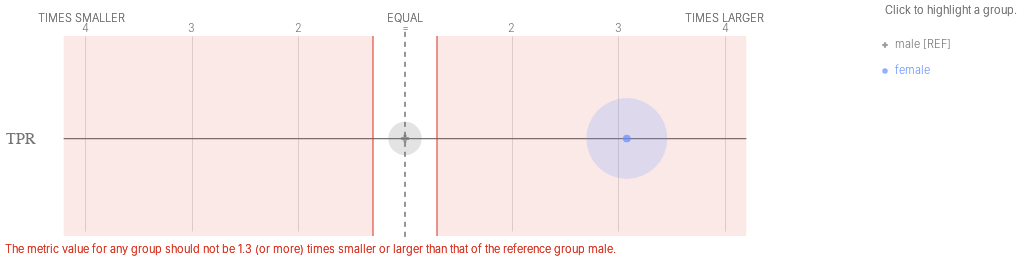

The notebook cell saved with this chart:
### Code cell
ap.disparities(bdf, metrics, 'teacher_sex', fairness_threshold = 1.3)

### Figure 1 — Vega-Lite specification as saved in the notebook (floating-point values rounded to 4 significant figures)
{"config": {"view": {"continuousWidth": 400, "continuousHeight": 300, "strokeWidth": 0}, "axisLeft": {"labelColor": "rgb(117,117,117)", "labelFont": "Helvetica", "labelFontSize": 16}}, "layer": [{"data": {"name": "data-a80bbe78875d74850191493116348974"}, "mark": {"type": "rule", "stroke": "rgb(117,117,117)", "strokeWidth": 1.25, "tooltip": ""}, "encoding": {"x": {"type": "quantitative", "field": "x", "scale": {"domain": [-3, 3], "range": [80.0, 720.0]}}, "x2": {"field": "x2"}, "y": {"type": "nominal", "axis": {"domain": false, "labelAngle": 0, "labelPadding": -30, "orient": "left", "ticks": false, "title": ""}, "field": "metric", "scale": {"domain": ["TPR"], "range": [30, 225.0]}}}}, {"data": {"name": "data-79dd248bdaa0ea02c535240e8ad022c8"}, "mark": {"type": "rule", "stroke": "rgb(117,117,117)", "strokeDash": [5, 5], "strokeWidth": 1}, "encoding": {"tooltip": {"value": "male [REF]"}, "x": {"value": 400.0}, "y": {"value": 20.83}, "y2": {"value": 229.2}}}, {"data": {"name": "data-f70f876ef858e7578abafe4eee75fee4"}, "mark": {"type": "text", "align": "center", "color": "rgb(117,117,117)", "font": "Helvetica", "fontSize": 11, "fontWeight": 300, "tooltip": ""}, "encoding": {"text": {"type": "nominal", "field": "label"}, "x": {"type": "quantitative", "field": "value", "scale": {"domain": [-3, 3], "range": [80.0, 720.0]}}, "y": {"value": 17.5}}}, {"layer": [{"mark": {"type": "text", "align": "right", "fill": "rgb(117,117,117)", "font": "Helvetica", "fontSize": 11, "fontWeight": 300, "tooltip": ""}, "encoding": {"text": {"value": "TIMES SMALLER"}, "x": {"value": 120.0}, "y": {"value": 7.5}}}, {"mark": {"type": "text", "align": "left", "fill": "rgb(117,117,117)", "font": "Helvetica", "fontSize": 11, "fontWeight": 300, "tooltip": ""}, "encoding": {"text": {"value": "TIMES LARGER"}, "x": {"value": 680.0}, "y": {"value": 7.5}}}, {"mark": {"type": "text", "align": "center", "fill": "rgb(117,117,117)", "font": "Helvetica", "fontSize": 11, "fontWeight": 300, "tooltip": ""}, "encoding": {"text": {"value": "EQUAL"}, "x": {"value": 400.0}, "y": {"value": 7.5}}}], "data": {"name": "data-79dd248bdaa0ea02c535240e8ad022c8"}}, {"layer": [{"mark": {"type": "rule", "opacity": 0.8, "stroke": "rgb(217, 46, 28)", "strokeWidth": 1.25, "tooltip": ""}, "encoding": {"x": {"type": "quantitative", "field": "min", "scale": {"domain": [-3, 3], "range": [80.0, 720.0]}}, "y": {"value": 25.0}, "y2": {"value": 225.0}}}, {"mark": {"type": "rule", "opacity": 0.8, "stroke": "rgb(217, 46, 28)", "strokeWidth": 1.25, "tooltip": ""}, "encoding": {"x": {"type": "quantitative", "field": "max", "scale": {"domain": [-3, 3], "range": [80.0, 720.0]}}, "y": {"value": 25.0}, "y2": {"value": 225.0}}}, {"layer": [{"mark": {"type": "rect", "fill": "rgb(217, 46, 28)", "opacity": 0.1, "tooltip": ""}, "encoding": {"x": {"type": "quantitative", "field": "min", "scale": {"domain": [-3, 3], "range": [80.0, 720.0]}}, "x2": {"field": "lower_end"}, "y": {"value": 25.0}, "y2": {"value": 225.0}}}, {"mark": {"type": "rect", "fill": "rgb(217, 46, 28)", "opacity": 0.1, "tooltip": ""}, "encoding": {"x": {"type": "quantitative", "field": "max", "scale": {"domain": [-3, 3], "range": [80.0, 720.0]}}, "x2": {"field": "upper_end"}, "y": {"value": 25.0}, "y2": {"value": 225.0}}}]}, {"data": {"name": "data-79dd248bdaa0ea02c535240e8ad022c8"}, "mark": {"type": "text", "align": "left", "baseline": "top", "fill": "rgb(217, 46, 28)", "font": "Helvetica", "fontSize": 11, "fontWeight": 300, "tooltip": ""}, "encoding": {"text": {"value": "The metric value for any group should not be 1.3 (or more) times smaller or larger than that of the reference group male."}, "x": {"value": 0}, "y": {"value": 233.3}}}], "data": {"name": "data-3dee117d57e1ece1df7853af976ed45d"}}, {"layer": [{"mark": "circle"}, {"data": {"name": "data-91809a955570d5db1b2a88524ff9929a"}, "mark": {"type": "circle", "opacity": 0.2}, "encoding": {"color": {"condition": {"type": "nominal", "field": "attribute_value", "legend": null, "scale": {"domain": ["male", "female"], "range": ["rgb(117,117,117)", "rgb(100, 143, 255)", "rgb(254, 97, 0)", "rgb(220, 38, 127)", "rgb(255, 176, 0)", "rgb(120, 94, 240)"]}, "selection": "selector009"}, "value": "rgb(224,224,224)"}, "size": {"type": "quantitative", "field": "group_size", "legend": null, "scale": {"domain": [0, 18110.0], "range": [0, 7854.0]}}, "tooltip": [{"type": "nominal", "field": "attribute_value", "title": "Group"}, {"type": "nominal", "field": "tooltip_group_size", "title": "Group Size"}, {"type": "nominal", "field": "tooltip_disparity_explanation_tpr", "title": "Disparity"}, {"type": "quantitative", "field": "tpr", "format": ".2f", "title": "TPR"}], "x": {"type": "quantitative", "axis": {"domain": false, "labels": false, "ticks": false, "title": null, "values": [-3, -2, -1, 1, 2, 3]}, "field": "tpr_disparity_scaled", "scale": {"domain": [-3, 3], "range": [80.0, 720.0]}}, "y": {"type": "nominal", "axis": {"domain": false, "grid": false, "labels": false, "ticks": false, "title": " "}, "field": "metric_variable", "scale": {"domain": ["TPR"], "range": [30, 225.0]}}}, "selection": {"selector011": {"type": "multi", "empty": "all", "fields": ["attribute_value"]}}, "transform": [{"calculate": "'TPR'", "as": "metric_variable"}]}, {"layer": [{"mark": "point"}, {"data": {"name": "data-91809a955570d5db1b2a88524ff9929a"}, "mark": {"type": "point", "filled": true, "size": 60}, "encoding": {"color": {"condition": {"type": "nominal", "field": "attribute_value", "legend": null, "scale": {"domain": ["male", "female"], "range": ["rgb(117,117,117)", "rgb(100, 143, 255)", "rgb(254, 97, 0)", "rgb(220, 38, 127)", "rgb(255, 176, 0)", "rgb(120, 94, 240)"]}, "selection": "selector009"}, "value": "rgb(224,224,224)"}, "shape": {"type": "nominal", "field": "attribute_value", "legend": null, "scale": {"domain": ["male", "female"], "range": ["cross", "circle"]}}, "tooltip": [{"type": "nominal", "field": "attribute_value", "title": "Group"}, {"type": "nominal", "field": "tooltip_group_size", "title": "Group Size"}, {"type": "nominal", "field": "tooltip_disparity_explanation_tpr", "title": "Disparity"}, {"type": "quantitative", "field": "tpr", "format": ".2f", "title": "TPR"}], "x": {"type": "quantitative", "axis": {"domain": false, "labels": false, "ticks": false, "title": null, "values": [-3, -2, -1, 1, 2, 3]}, "field": "tpr_disparity_scaled", "scale": {"domain": [-3, 3], "range": [80.0, 720.0]}}, "y": {"type": "nominal", "axis": {"domain": false, "grid": false, "labels": false, "ticks": false, "title": " "}, "field": "metric_variable", "scale": {"domain": ["TPR"], "range": [30, 225.0]}}}, "selection": {"selector010": {"type": "multi", "empty": "all", "fields": ["attribute_value"]}}, "transform": [{"calculate": "'TPR'", "as": "metric_variable"}]}]}]}, {"layer": [{"mark": {"type": "point", "filled": true, "tooltip": ""}, "encoding": {"color": {"condition": {"type": "nominal", "field": "attribute_value", "legend": null, "scale": {"domain": ["male", "female"], "range": ["rgb(117,117,117)", "rgb(100, 143, 255)", "rgb(254, 97, 0)", "rgb(220, 38, 127)", "rgb(255, 176, 0)", "rgb(120, 94, 240)"]}, "selection": "selector009"}, "value": "rgb(224,224,224)"}, "shape": {"type": "nominal", "field": "attribute_value", "legend": null, "scale": {"domain": ["male", "female"], "range": ["cross", "circle"]}}, "x": {"value": 880.0}, "y": {"type": "nominal", "axis": {"domain": false, "grid": false, "labels": false, "ticks": false, "title": " "}, "field": "attribute_value", "scale": {"domain": ["male", "female"], "range": [21, 73]}}}, "selection": {"selector009": {"type": "multi", "empty": "all", "fields": ["attribute_value"]}}}, {"mark": {"type": "text", "align": "left", "baseline": "middle", "font": "Helvetica", "fontSize": 11, "fontWeight": 300, "tooltip": ""}, "encoding": {"color": {"condition": {"type": "nominal", "field": "attribute_value", "legend": null, "scale": {"domain": ["male", "female"], "range": ["rgb(117,117,117)", "rgb(100, 143, 255)", "rgb(254, 97, 0)", "rgb(220, 38, 127)", "rgb(255, 176, 0)", "rgb(120, 94, 240)"]}, "selection": "selector009"}, "value": "rgb(224,224,224)"}, "text": {"type": "nominal", "field": "label"}, "x": {"value": 890.0}, "y": {"type": "nominal", "axis": {"domain": false, "grid": false, "labels": false, "ticks": false, "title": " "}, "field": "attribute_value", "scale": {"domain": ["male", "female"], "range": [21, 73]}}}, "selection": {"selector012": {"type": "multi", "empty": "all", "fields": ["attribute_value"]}}}, {"data": {"name": "data-79dd248bdaa0ea02c535240e8ad022c8"}, "mark": {"type": "text", "align": "left", "baseline": "middle", "color": "rgb(117,117,117)", "font": "Helvetica", "fontSize": 11, "fontWeight": 300, "tooltip": ""}, "encoding": {"text": {"value": "Click to highlight a group."}, "x": {"value": 880.0}, "y": {"value": 0}}}], "data": {"name": "data-b9f75b5c0827c85fba1c9c9d5d5ac8e6"}}], "height": 250, "resolve": {"scale": {"size": "independent", "y": "independent"}}, "width": 800, "$schema": "https://vega.github.io/schema/vega-lite/v4.8.1.json", "datasets": {"data-a80bbe78875d74850191493116348974": [{"metric": "TPR", "x": -3.2, "x2": 3.2}], "data-79dd248bdaa0ea02c535240e8ad022c8": [{"a": 1, "b": 0}, {"a": 1, "b": 0}], "data-f70f876ef858e7578abafe4eee75fee4": [{"value": -3, "label": 4}, {"value": -2, "label": 3}, {"value": -1, "label": 2}, {"value": 0, "label": "="}, {"value": 1, "label": 2}, {"value": 2, "label": 3}, {"value": 3, "label": 4}], "data-3dee117d57e1ece1df7853af976ed45d": [{"min": -0.3, "max": 0.3, "lower_end": -3.2, "upper_end": 3.2}], "data-91809a955570d5db1b2a88524ff9929a": [{"attribute_name": "teacher_sex", "attribute_value": "female", "group_size": 15093, "total_entities": 17677, "tpr": 0.101, "tpr_disparity": 3.08, "tpr_disparity_scaled": 2.08, "tooltip_group_size": "15,093 (85.38%)", "tooltip_disparity_explanation_tpr": "3.08 times larger TPR than the reference group"}, {"attribute_name": "teacher_sex", "attribute_value": "male", "group_size": 2584, "total_entities": 17677, "tpr": 0.03281, "tpr_disparity": 1.0, "tpr_disparity_scaled": 0.0, "tooltip_group_size": "2,584 (14.62%)", "tooltip_disparity_explanation_tpr": "Reference group"}], "data-b9f75b5c0827c85fba1c9c9d5d5ac8e6": [{"attribute_value": "male", "label": "male [REF]"}, {"attribute_value": "female", "label": "female"}]}}
